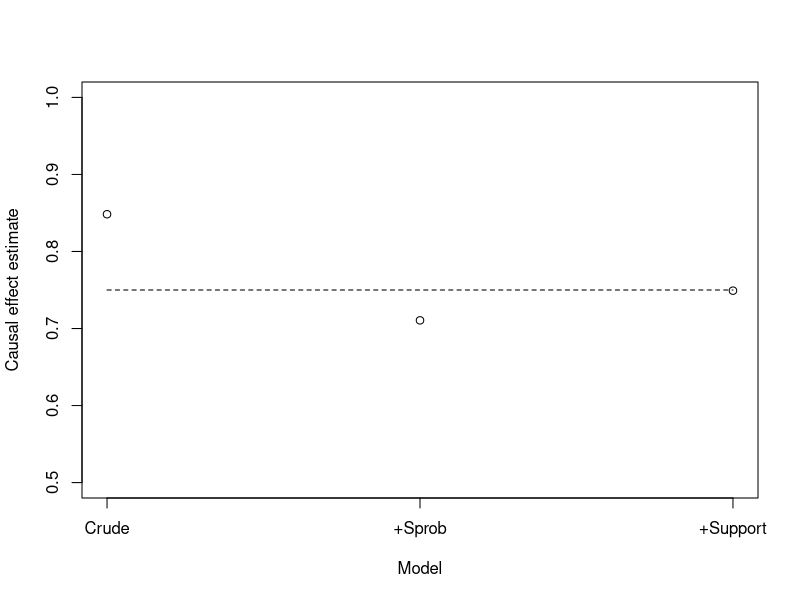

This figure's R source:
# Script1b. Simulating data consistent with a Directed Acyclical Graph(DAG):
# Violent video games (VVG) as exposure and Adult aggression (AGG) as outcome.
# Covariates: Physical activity (PA), Parental support (Support), 
# School problems (SProb), BMI (BMI), Genetic factor (Genetic).
# 
# DAG:
# VVG -> AGG
# VVG -> PA -> AGG
# PA -> BMI
# VVG <- Support -> SProb -> AGG
# SProb <- Genetic -> AGG



# Clear things and set random seed ---------------------------------------------
rm(list = ls())
graphics.off()
cat("\014")
set.seed(123)
# ------------------------------------------------------------------------------

# To be started at REX005 ...




# Simulate: All variables continous, normally distirbuted and on a standardized scale,
# all relationships linear.

n = 1e5


vvg <- rnorm(n)
pa <- rnorm(n) + 0.5 * vvg
agg <- rnorm(n) + 0.5 * vvg + 0.5 * pa


bmi <- rnorm(n) + 0.5 * pa

lm(agg ~ vvg)



# To be continued and finalized at REX006 ...

# Simulate full DAG ------------------------------------------------------------
support <- rnorm(n)
genetic <- rnorm(n)
sprob   <- rnorm(n) + 0.5 * support + 0.5 * genetic
vvg     <- rnorm(n) + 0.5 * support
pa      <- rnorm(n) + 0.5 * vvg
bmi     <- rnorm(n) + 0.5 * pa
agg     <- rnorm(n) + 0.5 * vvg + 0.5 * pa + 0.5 * sprob + 0.5 * genetic
# ------------------------------------------------------------------------------


# Do some regression modelling -------------------------------------------------
model1 <- lm(agg ~ vvg)  # confounding bias
model2 <- lm(agg ~ vvg + pa + support)  # over-adjustment bias
model3 <- lm(agg ~ vvg + bmi + support) # over-adjustment bias, but less so
model4 <- lm(agg ~ vvg + sprob)  # collider bias
model5 <- lm(agg ~ vvg + support) # unbiased
model6 <- lm(agg ~ vvg + support + sprob) # unbiased
# ------------------------------------------------------------------------------


# Extracting model estimates ---------------------------------------------------
crude <- model1$coefficients[2]
with_sprob <- model4$coefficients[2]
with_support <- model5$coefficients[2]
my_estimates <- c(crude, with_sprob, with_support)  # Combine in a vector
names(my_estimates) <- c('Crude', '+Sprob', '+Support')
# ------------------------------------------------------------------------------


# Plot of model estimates ------------------------------------------------------
plot(c(1, 2, 3), my_estimates, ylim = c(0.5, 1), xaxt = 'n', xlab = 'Model',
     ylab = 'Causal effect estimate')
lines(c(1, 3), c(0.75, 0.75), lty = 2)
axis(1, at = 1:3, labels <- names(my_estimates))
# ------------------------------------------------------------------------------









